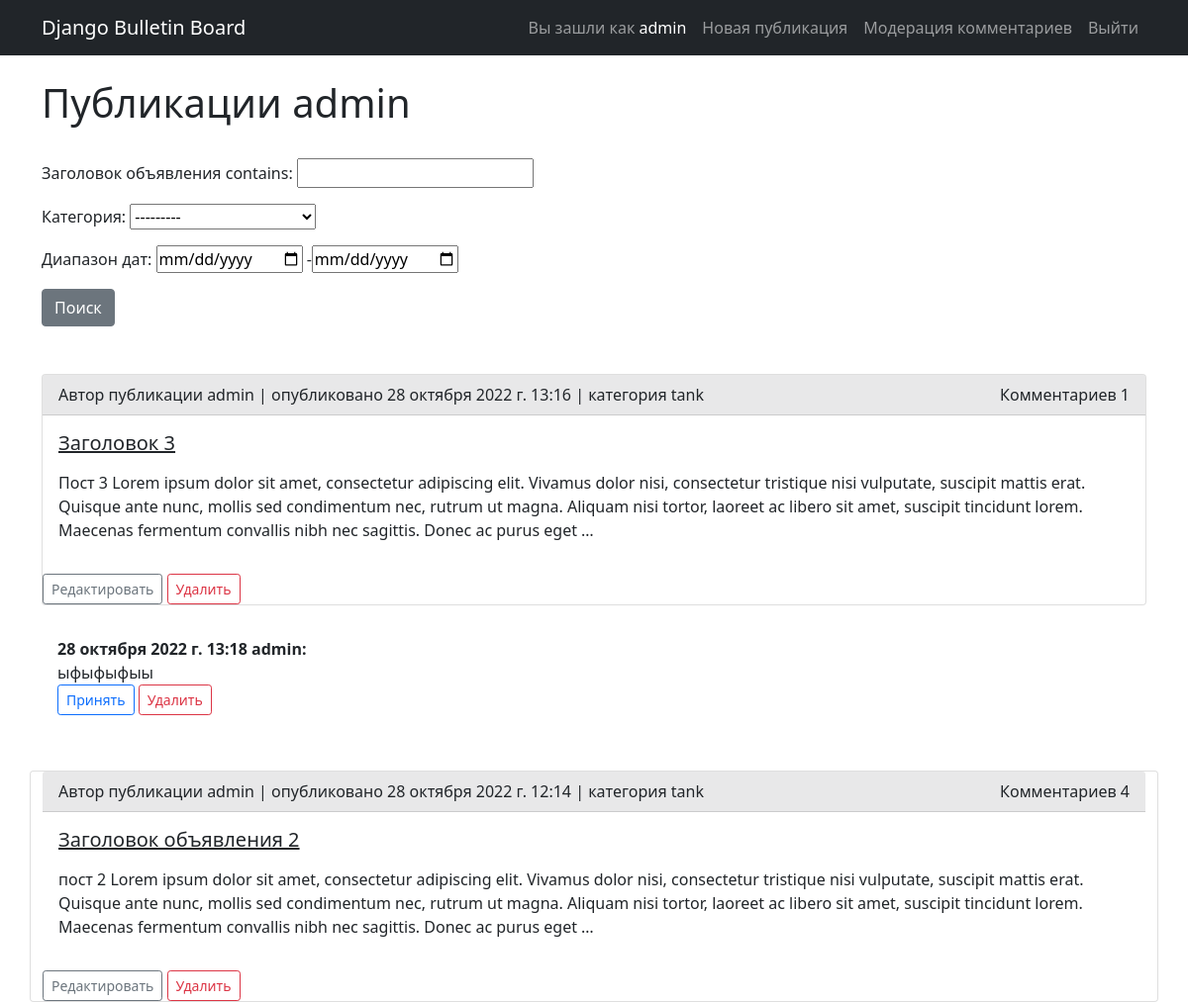
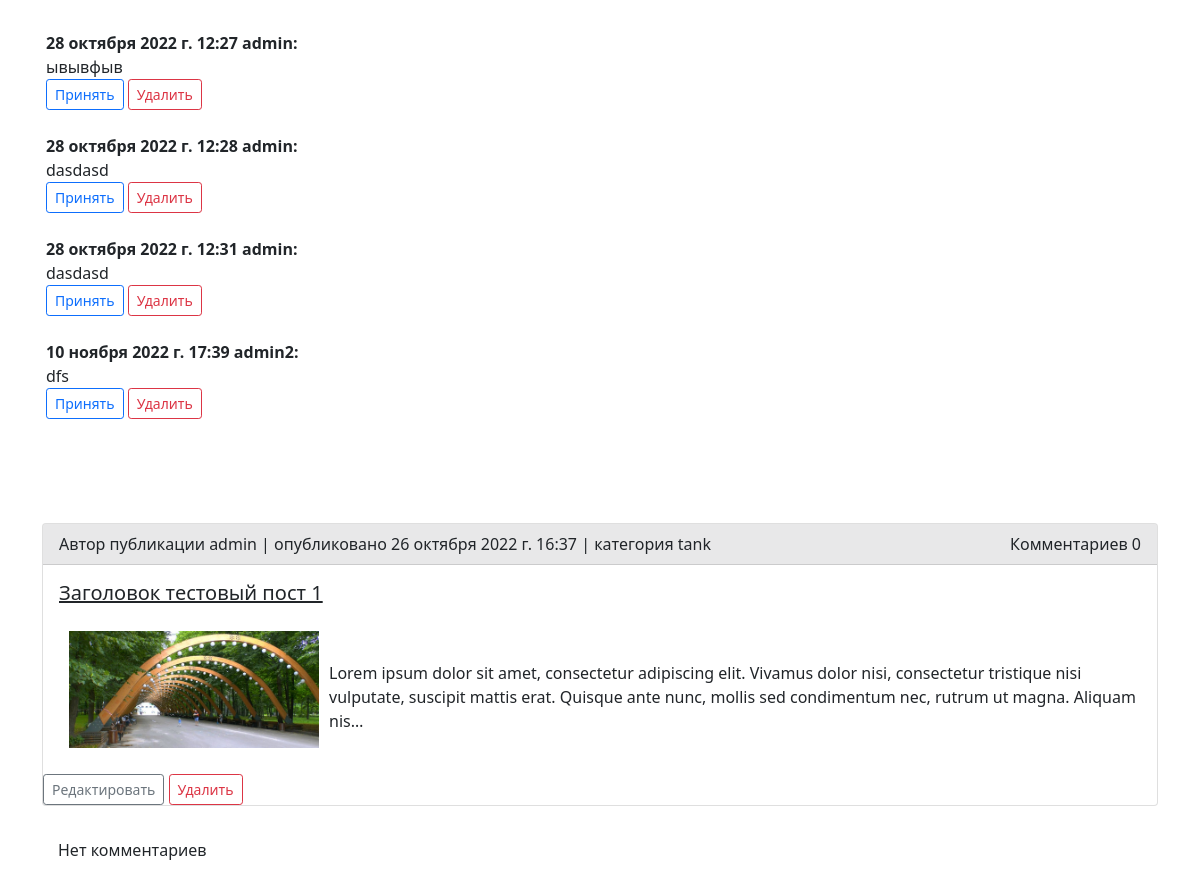
Page /moderation/ (signed in) on the earlier database version (2 pictures, top to bottom).
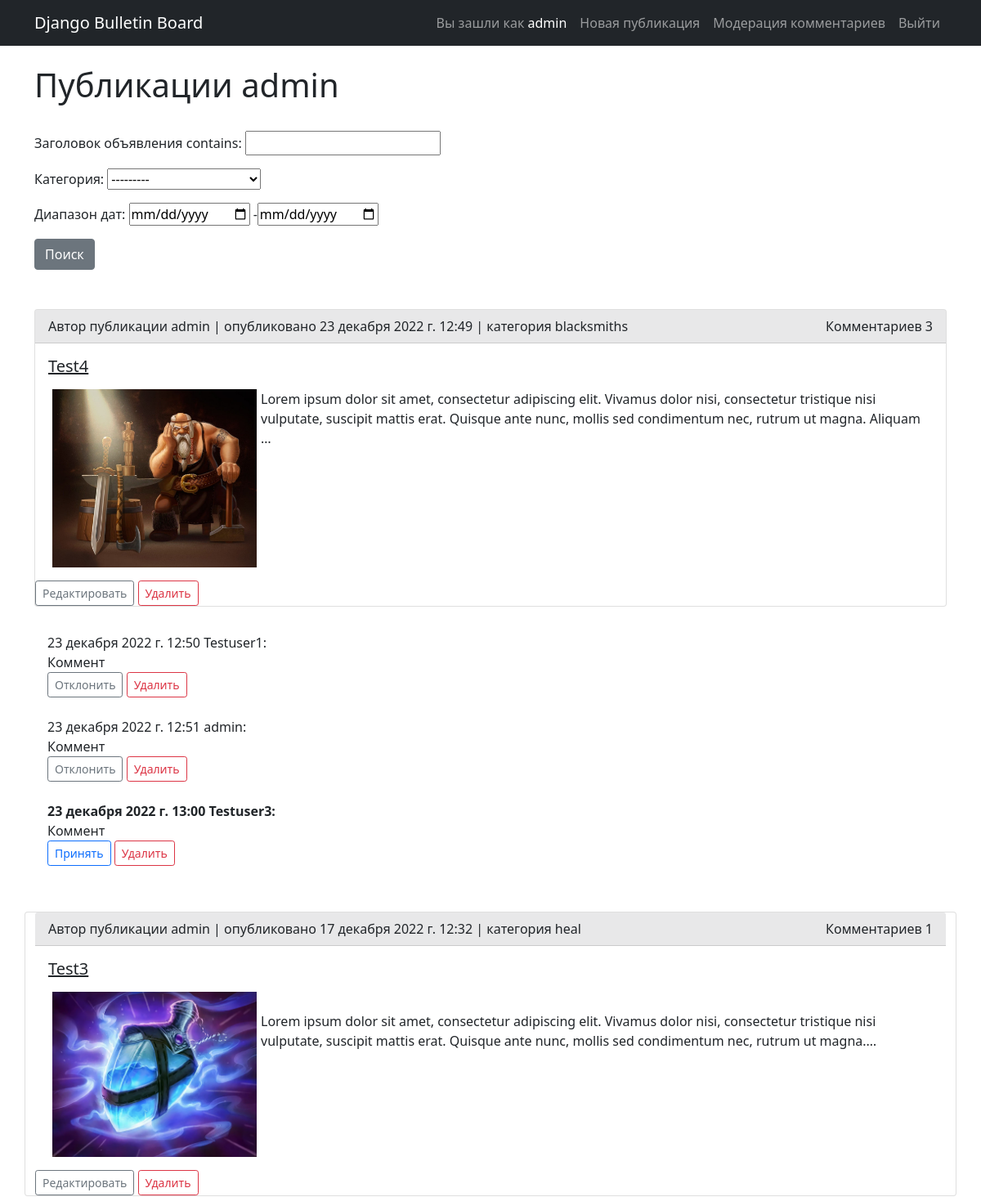
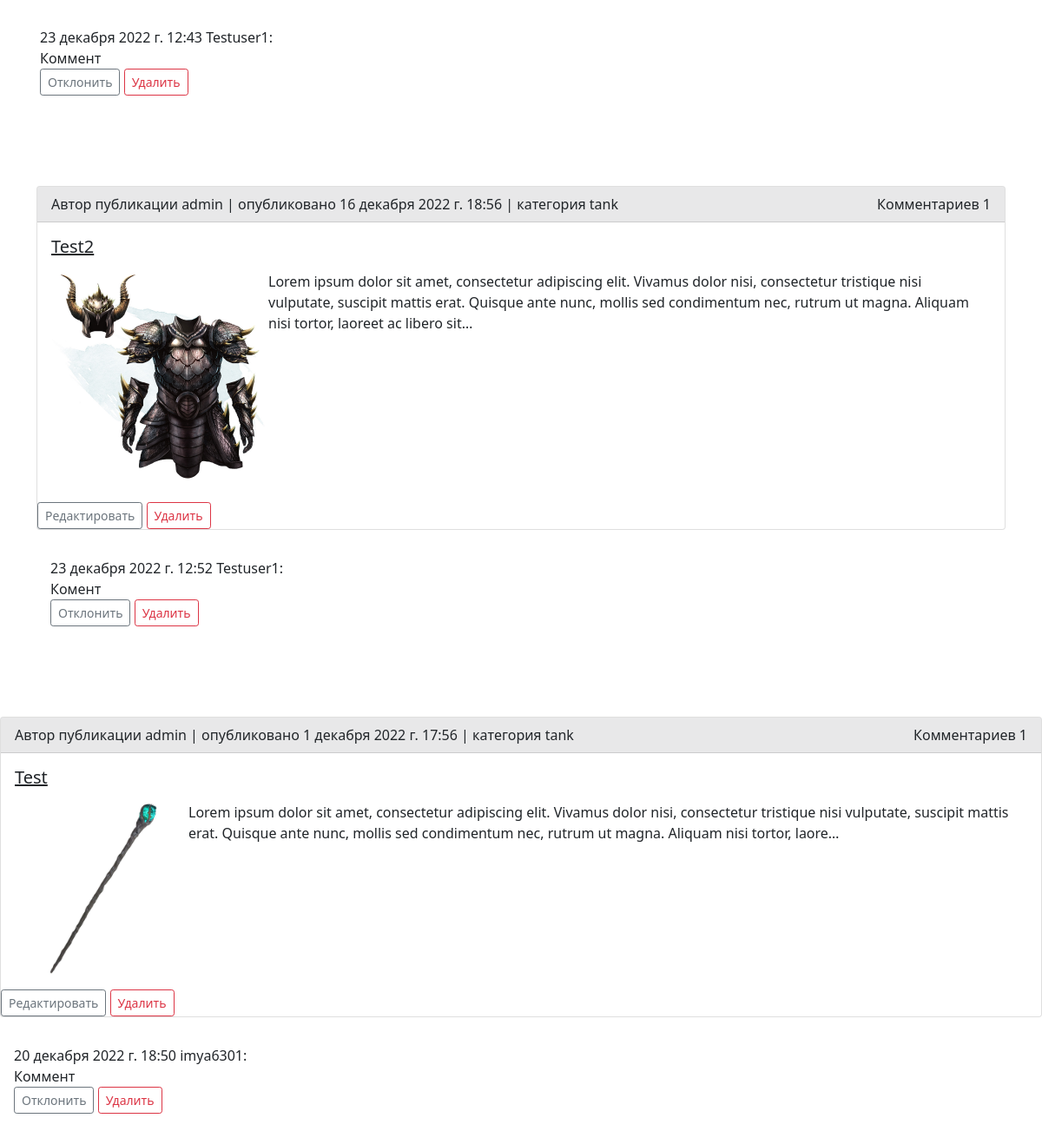
Same page on the later database version (2 pictures, top to bottom).
### board/models.py (models this page shows, shortened)
class Post(models.Model):
    TYPE = (
        ('tank', 'Танки'),
        ('heal', 'Хилы'),
        ('dd', 'ДД'),
        ('merchants', 'Торговцы'),
        ('guildmasters', 'Гилдмастеры'),
        ('questgivers', 'Квестгиверы'),
        ('blacksmiths', 'Кузнецы'),
        ('tanners', 'Кожевники'),
        ('potionmakers', 'Зельевары'),
        ('spellmasters', 'Мастера заклинаний'),
    )
    author = models.ForeignKey(User, on_delete=models.CASCADE, default=User, verbose_name="Автор")
    title = models.CharField(max_length=128, verbose_name="Заголовок объявления")
    text = RichTextUploadingField( blank=True, null=True, verbose_name="Текст объявления")
    category = models.CharField(max_length=16, choices=TYPE, default='tank', verbose_name="Категория")
    creation_date = models.DateTimeField(auto_now_add=True, verbose_name="Дата публикации")

class Comment(models.Model):
    author = models.ForeignKey(User, on_delete=models.CASCADE, default=User, verbose_name="Автор комментария")
    text = models.TextField(verbose_name="Текст комментария")
    post = models.ForeignKey(Post, related_name='comments', on_delete=models.CASCADE)
    creation_date = models.DateTimeField(auto_now_add=True, verbose_name="Дата публикации")
    accepted = models.BooleanField(default=False)

### board/views.py (the view)
# urls.py: path('moderation/', CommentsModeratonView.as_view(), name='comment_moderation'),
class CommentsModeratonView(LoginRequiredMixin, ListView):
    model = Post
    ordering = '-creation_date'
    template_name = 'comment_moderation.html'
    context_object_name = 'author_posts'
    def get_queryset(self):
        return Post.objects.filter(author=self.request.user).order_by('-creation_date')
    def get_context_data(self, *args, **kwargs):
        context = super().get_context_data(**kwargs)
        author = self.request.user
        author_posts = Post.objects.filter(author=author).order_by('creation_date')
        context['author_posts'] = author_posts
        context['filter'] = PostFilter(self.request.GET, queryset=self.get_queryset())
        return context

### templates/comment_moderation.html (shortened to what this page needs)
{% extends 'default.html' %}
{% block content%}
<br>
{% if user.is_authenticated %}
        <h1>Публикации {{ user.username }}</h1>
        <br/>
    <form method="GET">
        {{ filter.form.as_p }}
        <input type="submit" value="Поиск" class="btn btn-secondary" role="button">
        </form>
    <br/><br/>
        {% for post in filter.qs %}
           <div class="card w-85">
            <div class="card-header bg-dark bg-opacity-10">
                <div class="btn-toolbar justify-content-between" role="toolbar" aria-label="Toolbar with button groups">
                    <div class="btn-group btn-group-sm" role="group" aria-label="First group">
                    Автор публикации {{ post.author.username }} | опубликовано {{ post.creation_date }} | категория {{ post.category }}
                    </div>
                   <div class="btn-group btn-group-sm" role="group" aria-label="First group">
                    Комментариев {{ post.comments.count }} </div>
                    </div>
            </div>
            <div class="card-body">
                <h5 class="card-title">
                  <a href="{% url 'post_detail' post.pk %}" class="text-dark">{{ post.title }}</a>            </h5>
                <p class="card-text2">{{ post.text|safe|truncatechars:360 }}</p>
            </div>
            <div>
                <div role="toolbar" aria-label="Toolbar with button groups">
                    {% if user.is_authenticated %}
                        {% if user.id == post.author.id %}
                            <div>
                              <a class="btn btn-outline-secondary btn-sm" href="{% url 'post_edit' post.pk %}" role="button"> Редактировать</a>
                              <a class="btn btn-outline-danger btn-sm" href="{% url 'post_delete' post.pk %}" role="button">Удалить</a>
                            </div>
                        {% endif %}
                    {% endif %}            </div>
            </div>
        </div>
            <div class="card-body">
                {% if not post.comments.all %}
                    Нет комментариев
                {% else %}
                   {% if user.is_authenticated %}
                        {% if user.id == post.author.id %}
                            {% for comment in post.comments.all %}
                                {% if not comment.accepted %}
                                    <strong>{{ comment.creation_date }} {{ comment.author }}:</strong>
                                    <br>
                                    {{ comment.text }}
                                    <br>
                                    <a class="btn btn-outline-primary btn-sm" href="{% url 'comment_accept' pk=comment.pk %}" role="button">Принять</a>
                                    <a class="btn btn-outline-danger btn-sm" href="{% url 'comment_remove' pk=comment.pk %}" role="button">Удалить</a>
                                {% else %}
                                    {{ comment.creation_date }} {{ comment.author }}:
                                    <br>
                                    {{ comment.text }}
                                    <br>
                                    <a class="btn btn-outline-secondary btn-sm" href="{% url 'comment_reject' pk=comment.pk %}" role="button">Отклонить</a>
                                    <a class="btn btn-outline-danger btn-sm" role="button" aria-disabled="true">Удалить</a>
                                {% endif %}                               <br/><br/>
                            {% endfor %}
                        {% endif %}
                    {% endif %}
                {% endif %}
            </div>
        </div>
        {% endfor %}
{% endif %}
{% endblock %}

Differences in the rows shown:
removed Post: author.username "admin", creation_date "28 октября 2022 г. 13:16", category "tank", comments.count "1", title "Заголовок 3", text "Пост 3 Lorem ipsum dolor sit amet, consectetur adipiscing elit. Vivamus dolor nisi, consectetur tristique nisi vulputate, suscipit mattis erat. Quisque ante nunc, mollis sed condimentum nec, rutrum ut magna. Aliquam nisi tortor, laoreet ac libero sit amet, suscipit tincidunt lorem. Maecenas fermentum convallis nibh nec sagittis. Donec ac purus eget …", shows "Редактировать"
removed Comment: creation_date "28 октября 2022 г. 13:18", author "admin", text "ыфыфыфыы"
removed Post: author.username "admin", creation_date "28 октября 2022 г. 12:14", category "tank", comments.count "4", title "Заголовок объявления 2", text "пост 2 Lorem ipsum dolor sit amet, consectetur adipiscing elit. Vivamus dolor nisi, consectetur tristique nisi vulputate, suscipit mattis erat. Quisque ante nunc, mollis sed condimentum nec, rutrum ut magna. Aliquam nisi tortor, laoreet ac libero sit amet, suscipit tincidunt lorem. Maecenas fermentum convallis nibh nec sagittis. Donec ac purus eget …", shows "Редактировать"
removed Comment: creation_date "28 октября 2022 г. 12:27", author "admin", text "ывывфыв"
removed Comment: creation_date "28 октября 2022 г. 12:28", author "admin", text "dasdasd"
removed Comment: creation_date "28 октября 2022 г. 12:31", author "admin", text "dasdasd"
removed Comment: creation_date "10 ноября 2022 г. 17:39", author "admin2", text "dfs", shown under "admin"
removed Post: author.username "admin", creation_date "26 октября 2022 г. 16:37", category "tank", comments.count "0", title "Заголовок тестовый пост 1", text (picture), text "Lorem ipsum dolor sit amet, consectetur adipiscing elit. Vivamus dolor nisi, consectetur tristique nisi vulputate, suscipit mattis erat. Quisque ante nunc, mollis sed condimentum nec, rutrum ut magna. Aliquam nis…", shows "Редактировать", shows "Нет комментариев"
now on this page (row edited): Post: author.username "admin", creation_date "23 декабря 2022 г. 12:49", category "blacksmiths", comments.count "3", title "Test4", text (picture), text "Lorem ipsum dolor sit amet, consectetur adipiscing elit. Vivamus dolor nisi, consectetur tristique nisi vulputate, suscipit mattis erat. Quisque ante nunc, mollis sed condimentum nec, rutrum ut magna. Aliquam …", shows "Редактировать"
added Comment: creation_date "23 декабря 2022 г. 12:50", author "Testuser1", text "Коммент", shown under "admin"
added Comment: creation_date "23 декабря 2022 г. 12:51", author "admin", text "Коммент"
now on this page (row edited): Comment: creation_date "23 декабря 2022 г. 13:00", author "Testuser3", text "Коммент", shown under "admin"
now on this page (row edited): Post: author.username "admin", creation_date "17 декабря 2022 г. 12:32", category "heal", comments.count "1", title "Test3", text (picture), text "Lorem ipsum dolor sit amet, consectetur adipiscing elit. Vivamus dolor nisi, consectetur tristique nisi vulputate, suscipit mattis erat. Quisque ante nunc, mollis sed condimentum nec, rutrum ut magna.…", shows "Редактировать"
added Comment: creation_date "23 декабря 2022 г. 12:43", author "Testuser1", text "Коммент", shown under "admin"
now on this page (row edited): Post: author.username "admin", creation_date "16 декабря 2022 г. 18:56", category "tank", comments.count "1", title "Test2", text (picture), text "Lorem ipsum dolor sit amet, consectetur adipiscing elit. Vivamus dolor nisi, consectetur tristique nisi vulputate, suscipit mattis erat. Quisque ante nunc, mollis sed condimentum nec, rutrum ut magna. Aliquam nisi tortor, laoreet ac libero sit…", shows "Редактировать"
added Comment: creation_date "23 декабря 2022 г. 12:52", author "Testuser1", text "Комент", shown under "admin"
added Post: author.username "admin", creation_date "1 декабря 2022 г. 17:56", category "tank", comments.count "1", title "Test", text (picture), text "Lorem ipsum dolor sit amet, consectetur adipiscing elit. Vivamus dolor nisi, consectetur tristique nisi vulputate, suscipit mattis erat. Quisque ante nunc, mollis sed condimentum nec, rutrum ut magna. Aliquam nisi tortor, laore…", shows "Редактировать"
added Comment: creation_date "20 декабря 2022 г. 18:50", author "imya6301", text "Коммент", shown under "admin"
